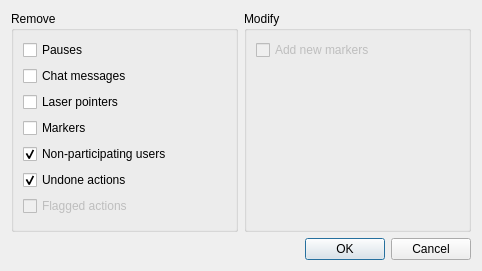
<?xml version="1.0" encoding="UTF-8"?>
<ui version="4.0">
 <class>FilterRecording</class>
 <widget class="QDialog" name="FilterRecording">
  <property name="geometry">
   <rect>
    <x>0</x>
    <y>0</y>
    <width>482</width>
    <height>271</height>
   </rect>
  </property>
  <property name="windowTitle">
   <string>Filter recording</string>
  </property>
  <layout class="QVBoxLayout" name="verticalLayout_3">
   <item>
    <layout class="QHBoxLayout" name="horizontalLayout">
     <item>
      <widget class="QGroupBox" name="groupBox">
       <property name="title">
        <string>Remove</string>
       </property>
       <layout class="QVBoxLayout" name="verticalLayout">
        <item>
         <widget class="QCheckBox" name="removeDelays">
          <property name="text">
           <string>Pauses</string>
          </property>
         </widget>
        </item>
        <item>
         <widget class="QCheckBox" name="removeChat">
          <property name="text">
           <string>Chat messages</string>
          </property>
         </widget>
        </item>
        <item>
         <widget class="QCheckBox" name="removeLasers">
          <property name="text">
           <string>Laser pointers</string>
          </property>
         </widget>
        </item>
        <item>
         <widget class="QCheckBox" name="removeMarkers">
          <property name="text">
           <string>Markers</string>
          </property>
         </widget>
        </item>
        <item>
         <widget class="QCheckBox" name="removeLookyloos">
          <property name="text">
           <string>Non-participating users</string>
          </property>
          <property name="checked">
           <bool>true</bool>
          </property>
         </widget>
        </item>
        <item>
         <widget class="QCheckBox" name="removeUndos">
          <property name="text">
           <string>Undone actions</string>
          </property>
          <property name="checked">
           <bool>true</bool>
          </property>
         </widget>
        </item>
        <item>
         <widget class="QCheckBox" name="removeSilenced">
          <property name="enabled">
           <bool>false</bool>
          </property>
          <property name="text">
           <string>Flagged actions</string>
          </property>
         </widget>
        </item>
        <item>
         <spacer name="verticalSpacer">
          <property name="orientation">
           <enum>Qt::Vertical</enum>
          </property>
          <property name="sizeHint" stdset="0">
           <size>
            <width>20</width>
            <height>40</height>
           </size>
          </property>
         </spacer>
        </item>
       </layout>
      </widget>
     </item>
     <item>
      <widget class="QGroupBox" name="groupBox_2">
       <property name="title">
        <string>Modify</string>
       </property>
       <layout class="QVBoxLayout" name="verticalLayout_2">
        <item>
         <widget class="QCheckBox" name="addNewMarkers">
          <property name="enabled">
           <bool>false</bool>
          </property>
          <property name="text">
           <string>Add new markers</string>
          </property>
         </widget>
        </item>
        <item>
         <spacer name="verticalSpacer_2">
          <property name="orientation">
           <enum>Qt::Vertical</enum>
          </property>
          <property name="sizeHint" stdset="0">
           <size>
            <width>20</width>
            <height>40</height>
           </size>
          </property>
         </spacer>
        </item>
       </layout>
      </widget>
     </item>
    </layout>
   </item>
   <item>
    <widget class="QDialogButtonBox" name="buttonBox">
     <property name="orientation">
      <enum>Qt::Horizontal</enum>
     </property>
     <property name="standardButtons">
      <set>QDialogButtonBox::Cancel|QDialogButtonBox::Ok</set>
     </property>
    </widget>
   </item>
  </layout>
 </widget>
 <resources/>
 <connections>
  <connection>
   <sender>buttonBox</sender>
   <signal>accepted()</signal>
   <receiver>FilterRecording</receiver>
   <slot>accept()</slot>
   <hints>
    <hint type="sourcelabel">
     <x>248</x>
     <y>254</y>
    </hint>
    <hint type="destinationlabel">
     <x>157</x>
     <y>274</y>
    </hint>
   </hints>
  </connection>
  <connection>
   <sender>buttonBox</sender>
   <signal>rejected()</signal>
   <receiver>FilterRecording</receiver>
   <slot>reject()</slot>
   <hints>
    <hint type="sourcelabel">
     <x>316</x>
     <y>260</y>
    </hint>
    <hint type="destinationlabel">
     <x>286</x>
     <y>274</y>
    </hint>
   </hints>
  </connection>
 </connections>
</ui>
